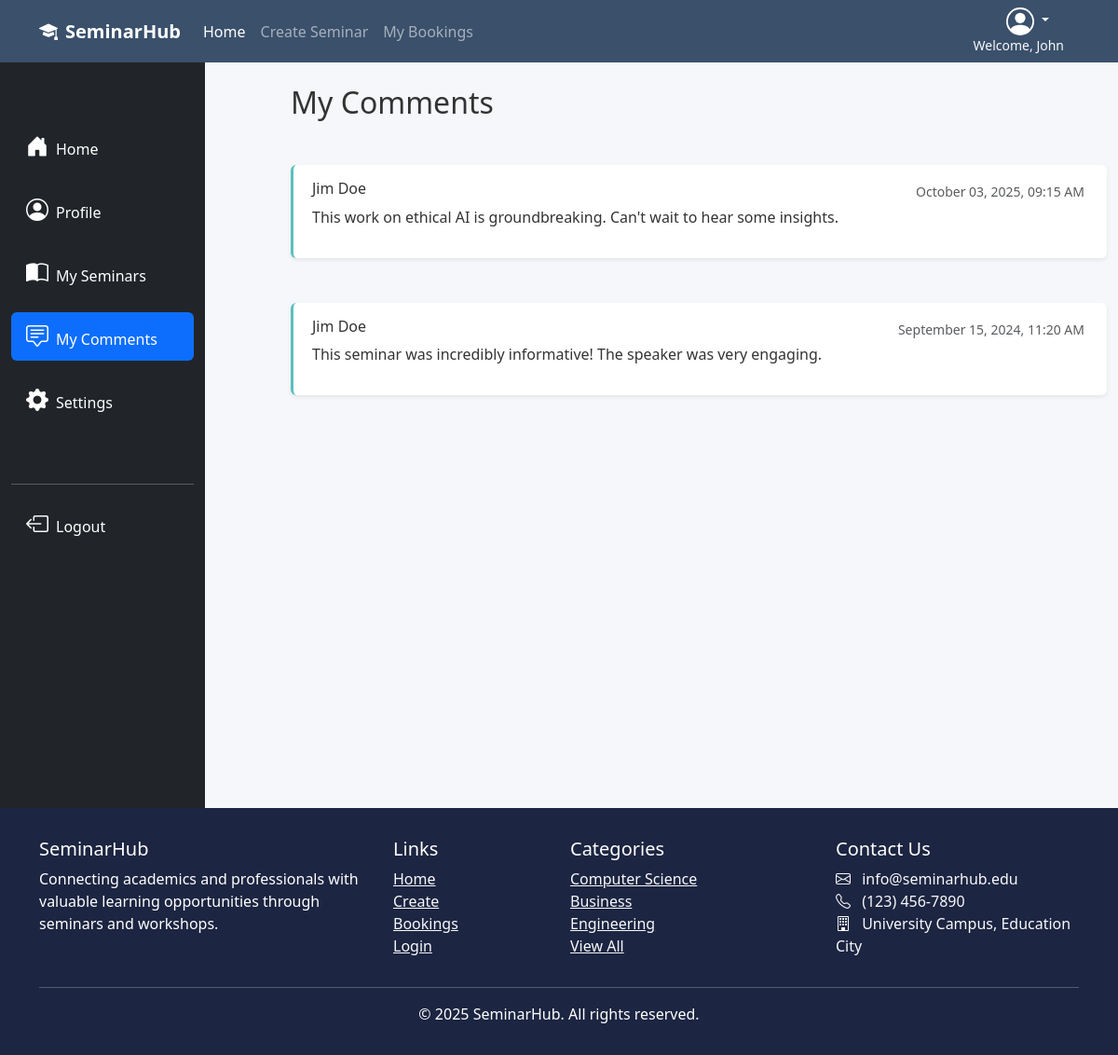
The page /profile/3/comments (signed in) on the database its author committed.
### SeminarHub/models.py (models this page shows, shortened)
class User(db.Model, UserMixin):
    __tablename__ = 'users'
    id = db.Column(db.Integer, primary_key=True)
    first_name = db.Column(db.String(64), index=True)
    last_name  = db.Column(db.String(64), index=True)
    email      = db.Column(db.String(64), unique=True)
    password_hash = db.Column(db.String(256), nullable=False)
    number     = db.Column(db.String(64), nullable=False)
    address    = db.Column(db.String(256), nullable=False)
    last_seen = db.Column(db.DateTime, default=datetime.now())
    bookings      = db.relationship("Booking", back_populates="user")
    comments      = db.relationship("Comment", back_populates="user")
    owned_events  = db.relationship("Event",   back_populates="owner")

class Comment(db.Model):
    __tablename__ = "comments"
    id         = db.Column(db.Integer, primary_key=True)
    text       = db.Column(db.Text, nullable=False)
    created_at = db.Column(db.DateTime, default=datetime.utcnow)
    user_id  = db.Column(db.Integer, db.ForeignKey("users.id"))
    event_id = db.Column(db.Integer, db.ForeignKey("events.id"))
    user  = db.relationship("User",  back_populates="comments")
    event = db.relationship("Event", back_populates="comments")

### SeminarHub/user/user.py (the view)
@user_bp.route('/profile/<int:user_id>/comments')
@login_required
def comments(user_id):
    comments = db.session.query(Comment).filter(Comment.user_id == user_id).all()
    return render_template('my_comments.html', comments = comments, heading = 'My Comments | ')

### SeminarHub/user/templates/my_comments.html (shortened to what this page needs)
{% extends '_profile_navigation.html' %}
{% set active_page =  'comments'%}
{% block profile_content %}
<div class="container mt-4">
    <h2 class="mb-5">My Comments</h2>
    {% if comments|length > 0 %}
    {% for comment in comments %}
    <div class="my-5">
        {% include '_comment.html' %}
    </div>
    {% endfor %}
    {% else %}
    <div class="py-5">
        <h4 class="">You have not made any comments yet.</h4>
    </div>
    {% endif %}
</div>
{% endblock %}

### SeminarHub/templates/_navigation.html (shortened to what this page needs)
<nav class="navbar navbar-expand-lg navbar-dark sticky-top">
    <div class="container">
        <a class="navbar-brand fw-bold" href="{{ url_for('main.index') }}">
            <i class="bi bi-mortarboard-fill me-2"></i>SeminarHub
        </a>
        {% if current_user.is_authenticated %}
        <div class="ms-auto order-lg-last text-end">
            <div class="dropdown pe-3">
                <a href="#" class="d-block link-body-emphasis text-decoration-none dropdown-toggle text-light pe-3" data-bs-toggle="dropdown" aria-expanded="false">
                </a>
                <small class="d-block text-end text-light">Welcome, {{ current_user.first_name }}</small>
            </div>
        </div>
        {% endif %}
        <div class="collapse navbar-collapse" id="navbarNav">
            <ul class="navbar-nav me-auto">
                <li class="nav-item">
                    <a class="nav-link active" href="{{ url_for('main.index') }}">Home</a>
                </li>
                <li class="nav-item">
                    <a class="nav-link" href="{{url_for('event.create')}}">Create Seminar</a>
                </li>
                <li class="nav-item">
                    <a class="nav-link" href="{{url_for('booking.booking')}}">My Bookings</a>
                </li>
            </ul>
        </div>
    </div>
</nav>

### SeminarHub/templates/_comment.html
<div class="comment search-comment mb-4 bg-white rounded shadow-sm p-3">
    <div class="d-flex flex-column flex-md-row justify-content-between">
        <h6 class="ms-1">{{comment.user.first_name}} {{comment.user.last_name}}</h6>
        <a href="{{url_for('event.event_details', event_id=comment.event_id)}}" class="text-decoration-none text-reset stretched-link">
            <small class="text-muted me-2">{{comment.created_at.strftime("%B %d, %Y, %I:%M %p")}}</small>
        </a>
    </div>
    <p class="ms-1">{{comment.text}}</p>
</div>

### SeminarHub/static/style/stylesheet.css (style rules this page uses)
:root { --primary: #3a506b; --secondary: #5bc0be; --light: #f8f9fa; --dark: #1c2541; --accent: #e07a5f; }
html, body { min-height: 100%; margin: 0; padding: 0; }
body { font-family: 'Segoe UI', Tahoma, Geneva, Verdana, sans-serif; background-color: #f5f7fa; color: #333; }
.navbar { background-color: var(--primary); }
.comment { border-left: 3px solid var(--secondary); padding-left: 1rem; margin-bottom: 1rem; }

### rows shown on the page
User: first_name "John"
Comment: user.first_name "Jim", user.last_name "Doe", created_at "October 03, 2025, 09:15 AM", text "This work on ethical AI is groundbreaking. Can't wait to hear some insights."
Comment: user.first_name "Jim", user.last_name "Doe", created_at "September 15, 2024, 11:20 AM", text "This seminar was incredibly informative! The speaker was very engaging."

### other values the page prints
{{ current_year or 2025 }} "2025"
